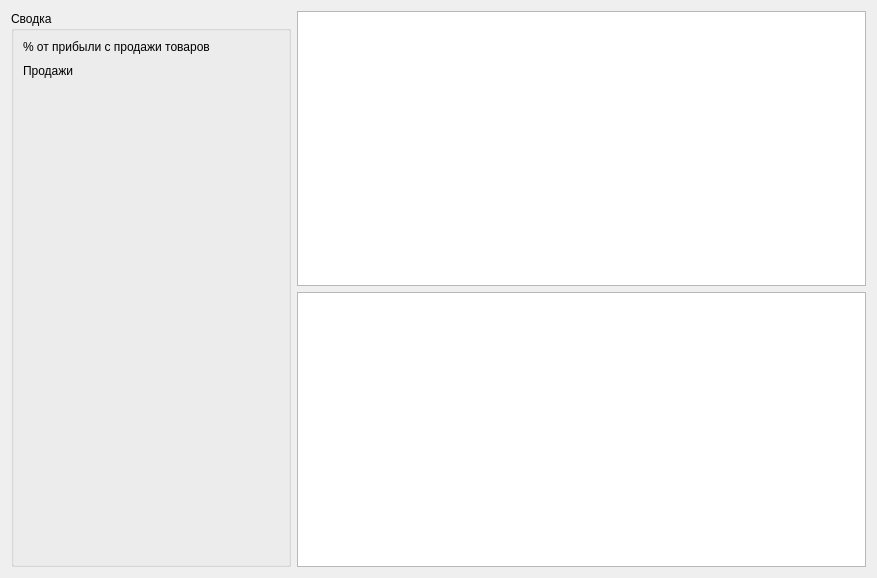
<?xml version="1.0" encoding="UTF-8"?>
<ui version="4.0">
 <class>SPageSalarySales</class>
 <widget class="QWidget" name="SPageSalarySales">
  <property name="geometry">
   <rect>
    <x>0</x>
    <y>0</y>
    <width>877</width>
    <height>578</height>
   </rect>
  </property>
  <property name="windowTitle">
   <string>Form</string>
  </property>
  <layout class="QGridLayout" name="gridLayout_2" columnminimumwidth="280,0">
   <item row="0" column="0" rowspan="2">
    <widget class="QGroupBox" name="groupBox">
     <property name="title">
      <string>Сводка</string>
     </property>
     <layout class="QGridLayout" name="gridLayout">
      <property name="rightMargin">
       <number>0</number>
      </property>
      <property name="bottomMargin">
       <number>0</number>
      </property>
      <property name="spacing">
       <number>0</number>
      </property>
      <item row="0" column="0">
       <layout class="QFormLayout" name="formLayout">
        <property name="horizontalSpacing">
         <number>10</number>
        </property>
        <property name="verticalSpacing">
         <number>10</number>
        </property>
        <item row="0" column="0">
         <widget class="QLabel" name="labelPercentParts">
          <property name="text">
           <string>% от прибыли c продажи товаров</string>
          </property>
         </widget>
        </item>
        <item row="0" column="1">
         <widget class="QLabel" name="labelPercentPartsValue">
          <property name="font">
           <font>
            <pointsize>9</pointsize>
            <weight>75</weight>
            <bold>true</bold>
           </font>
          </property>
          <property name="text">
           <string>&lt;value&gt;</string>
          </property>
          <property name="textInteractionFlags">
           <set>Qt::LinksAccessibleByMouse|Qt::TextSelectableByMouse</set>
          </property>
         </widget>
        </item>
        <item row="1" column="0">
         <widget class="QLabel" name="labelSalesSumm">
          <property name="text">
           <string>Продажи</string>
          </property>
         </widget>
        </item>
        <item row="1" column="1">
         <widget class="QLabel" name="labelSalesSummValue">
          <property name="font">
           <font>
            <pointsize>9</pointsize>
            <weight>75</weight>
            <bold>true</bold>
           </font>
          </property>
          <property name="text">
           <string>&lt;value&gt;</string>
          </property>
          <property name="textInteractionFlags">
           <set>Qt::LinksAccessibleByMouse|Qt::TextSelectableByMouse</set>
          </property>
         </widget>
        </item>
       </layout>
      </item>
     </layout>
    </widget>
   </item>
   <item row="0" column="1">
    <widget class="STableViewSalarySales" name="tableViewSales">
     <property name="selectionBehavior">
      <enum>QAbstractItemView::SelectRows</enum>
     </property>
     <property name="sortingEnabled">
      <bool>true</bool>
     </property>
     <property name="wordWrap">
      <bool>false</bool>
     </property>
     <property name="cornerButtonEnabled">
      <bool>false</bool>
     </property>
     <attribute name="verticalHeaderVisible">
      <bool>false</bool>
     </attribute>
    </widget>
   </item>
   <item row="1" column="1">
    <widget class="STableViewSalarySaleParts" name="tableViewSaleParts">
     <property name="selectionBehavior">
      <enum>QAbstractItemView::SelectRows</enum>
     </property>
     <property name="sortingEnabled">
      <bool>true</bool>
     </property>
     <property name="wordWrap">
      <bool>false</bool>
     </property>
     <property name="cornerButtonEnabled">
      <bool>false</bool>
     </property>
     <attribute name="verticalHeaderVisible">
      <bool>false</bool>
     </attribute>
    </widget>
   </item>
  </layout>
 </widget>
 <customwidgets>
  <customwidget>
   <class>STableViewSalarySales</class>
   <extends>QTableView</extends>
   <header>widgets/salarytabwidgets/stableviewsalarysales.h</header>
  </customwidget>
  <customwidget>
   <class>STableViewSalarySaleParts</class>
   <extends>QTableView</extends>
   <header>widgets/salarytabwidgets/stableviewsalarysaleparts.h</header>
  </customwidget>
 </customwidgets>
 <resources/>
 <connections/>
 <slots>
  <slot>tableSalesRowDoubleClicked(QModelIndex)</slot>
  <slot>tableSalesRowActivated(QModelIndex)</slot>
  <slot>tableSalePartsRowDoubleClicked(QModelIndex)</slot>
 </slots>
</ui>
